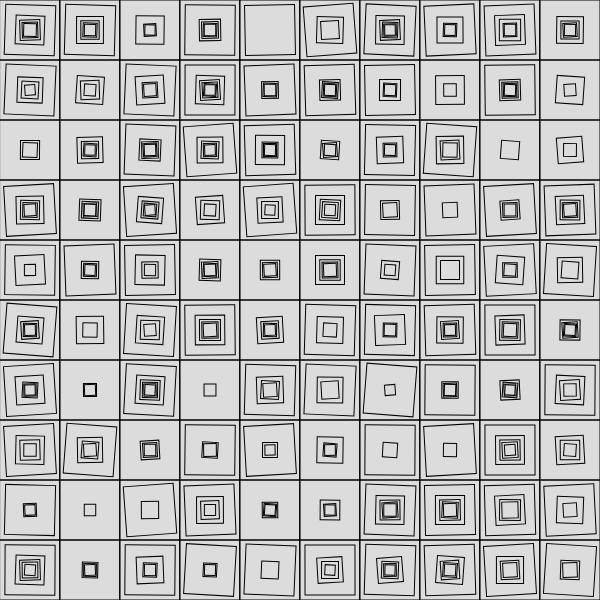
Frame 1 (no input)
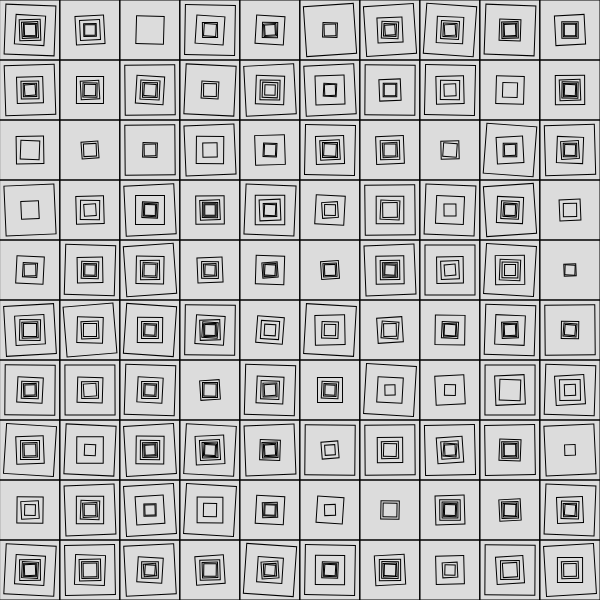
Frame 2 (the mouse pressed at the canvas centre, redrawn once)

The p5.js sketch that drew these frames (run headless with seeded random() and noise() and a simulated clock; the mouse was pressed at the canvas centre and the sketch redrawn once):

// p5.js sketch
// ── sketch.js
const DIM = 10
let w

function drawSquare(x, y, w) {
  const layers = random(4, 6)

  noFill()
  rect(x, y, w)

  for (let i = 0; i < layers; i++) {
    if (random(1) < 0.7) {

      const div = map(i, 0, layers, 1.2, 6)

      push()
      translate(x, y)
      rotate(random(-20 / layers, 20 / layers))
      rect(0, 0, w / div)
      pop()
    }
  }
}

function setup() {
  createCanvas(600, 600);
  rectMode(CENTER)
  angleMode(DEGREES)

  w = width / DIM
}

function draw() {
  background(220);

  for (let i = 0; i < DIM; i++) {
    for (let j = 0; j < DIM; j++) {
      const x = w * i + w / 2
      const y = w * j + w / 2
      drawSquare(x, y, w)
    }
  }

  noLoop()
}
